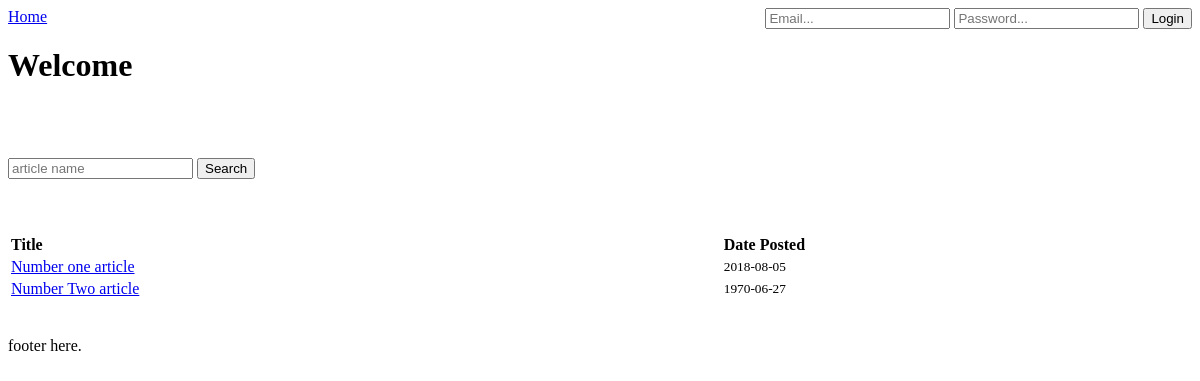
Before: / with the older database file.
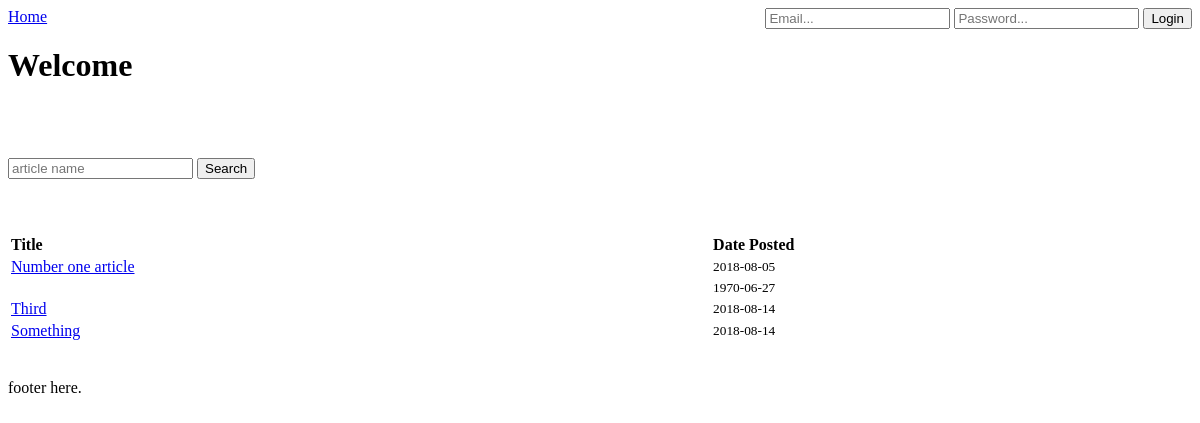
After: the same page with the newer database file.
### tables this page shows
CREATE TABLE IF NOT EXISTS `articles` (
  `article_id` int(11) NOT NULL AUTO_INCREMENT,
  `article_title` varchar(255) NOT NULL,
  `article_author` varchar(255) NOT NULL,
  `article_content` text NOT NULL,
  `article_timestamp` int(11) NOT NULL,
  PRIMARY KEY (`article_id`)
);

### assets/php/fetch_data.php (called while the page is built, shortened)
<?php
    include './assets/php/connection.php';
    $articles = array();
    $query = "SELECT * FROM articles";
    $articles_from_db = mysqli_query($dbc, $query);
?>

### assets/php/classes/article.php (called while the page is built, shortened)
<?php
    class Article{
        var $id;
        var $title;
        var $date;
        function __construct(){
            $this -> id = null;
            $this -> title = 'Untitled';
            $this -> date = new DateTime();
        }
        function set_details($id, $title, $authors, $abstract, $date){
            $this->id = $id;
            $this->title = $title;
            $this->date = $date;
        }
        function get_id(){
            return $this->id;
        }
        function get_title(){
            return $this->title;
        }
        function get_date(){
            return $this->date;
        }
    }
?>

### assets/php/dependencies.php (called while the page is built)
<?php
    include './assets/php/fetch_data.php';
?>

### index.php (the view, shortened to what this page needs)
<html lang="en">
<head>
    <?php include './assets/php/dependencies.php';
    ?>
</head>
<body>
    <?php include './assets/php/header.php';?>
    <h1>Welcome <?php echo $user->get_name();?></h1>
    <div>
    <br><br>
    <table style="width:100%">
  <tr>
    <th style="text-align: left;">Title</th>
    <th style="text-align: left;">Date Posted</th>
    <th style="text-align: left;"></th>
  </tr>
   <div>
    <form  method="GET" action=""  id="searchform">
      <input  type="text" name="search" placeholder="article name">
	      <input  type="submit" name="action" value="Search">
 </form>
        </div>
        <br><br><br>
 <?php
    foreach ($articles as $article):
        ?>
       <tr>
    <td><a href="article.php?id=<?php echo $article->get_id();?>"><?php echo $article->get_title(); ?></a></td>
    <td><small><?php echo date("Y-m-d",$article->get_date()); ?></small></td>
    </tr>
    <?php endforeach;?>
    </table>
    <br>
    <br>
    <?php include './assets/php/footer.php';?>
</body>
</html>

Changed rows visible on the page:
changed articles (number 2 of 4 on the later page): article_title "Number Two article" → (not shown)
added articles: article_title "Third", article_timestamp "2018-08-14"
added articles: article_title "Something", article_timestamp "2018-08-14"
